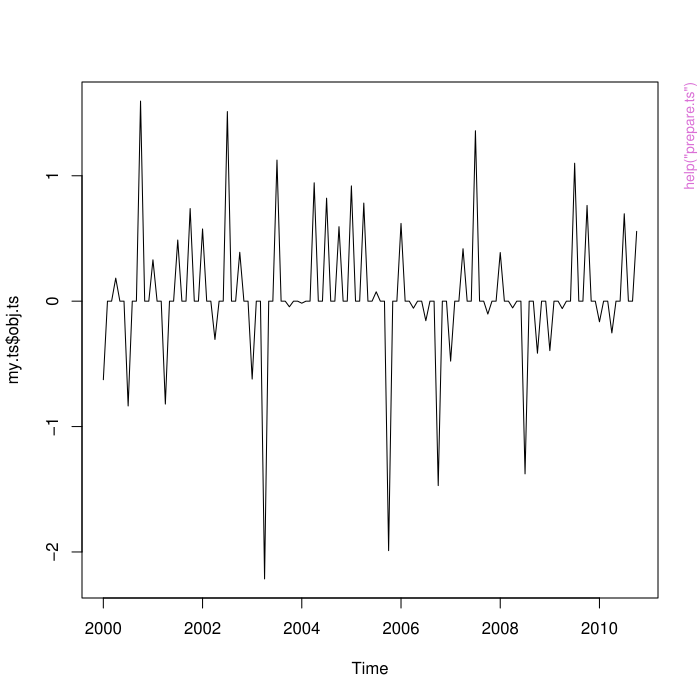

Generate this figure with R:
pkgname <- "autoTS"
source(file.path(R.home("share"), "R", "examples-header.R"))
options(warn = 1)
base::assign(".ExTimings", "autoTS-Ex.timings", pos = 'CheckExEnv')
base::cat("name\tuser\tsystem\telapsed\n", file=base::get(".ExTimings", pos = 'CheckExEnv'))
base::assign(".format_ptime",
function(x) {
  if(!is.na(x[4L])) x[1L] <- x[1L] + x[4L]
  if(!is.na(x[5L])) x[2L] <- x[2L] + x[5L]
  options(OutDec = '.')
  format(x[1L:3L], digits = 7L)
},
pos = 'CheckExEnv')

### * </HEADER>
library('autoTS')

base::assign(".oldSearch", base::search(), pos = 'CheckExEnv')
base::assign(".old_wd", base::getwd(), pos = 'CheckExEnv')
cleanEx()
nameEx("complete.ts")
### * complete.ts

flush(stderr()); flush(stdout())

base::assign(".ptime", proc.time(), pos = "CheckExEnv")
### Name: complete.ts
### Title: Creates additional dates and values when NA where removed and
###   the TS is not complete
### Aliases: complete.ts

### ** Examples

library(lubridate)
library(dplyr)
dates <- seq(as_date("2000-01-01"),as_date("2010-12-31"),"month")
values <- rnorm(length(dates))
complete.ts(dates,values,"month",complete = 0)



base::assign(".dptime", (proc.time() - get(".ptime", pos = "CheckExEnv")), pos = "CheckExEnv")
base::cat("complete.ts", base::get(".format_ptime", pos = 'CheckExEnv')(get(".dptime", pos = "CheckExEnv")), "\n", file=base::get(".ExTimings", pos = 'CheckExEnv'), append=TRUE, sep="\t")
cleanEx()
nameEx("getBestModel")
### * getBestModel

flush(stderr()); flush(stdout())

base::assign(".ptime", proc.time(), pos = "CheckExEnv")
### Name: getBestModel
### Title: Determine best algorithm
### Aliases: getBestModel

### ** Examples

library(lubridate)
library(dplyr)
library(ggplot2)
dates <- seq(lubridate::as_date("2005-01-01"),lubridate::as_date("2010-12-31"),"month")
values <- 10+ 1:length(dates)/10 + rnorm(length(dates),mean = 0,sd = 10)
## Not run: 
##D which.model <- getBestModel(dates,values,freq = "month",n_test = 9)
## End(Not run)
### Custom set of algorithm (including for bagged estimator)
## Not run: 
##D which.model <- getBestModel(dates,values,freq = "month",n_test = 6,
##D                             algos = list("my.prophet","my.ets"),bagged = "custom")
##D                             
## End(Not run)
### Use MAE instead of RMSE
## Not run: 
##D which.model <- getBestModel(dates,values,freq = "month",n_test = 6,
##D                             algos = list("my.prophet","my.ets"),
##D                             bagged = "custom",metric.error = my.mae)
##D                             
## End(Not run)



base::assign(".dptime", (proc.time() - get(".ptime", pos = "CheckExEnv")), pos = "CheckExEnv")
base::cat("getBestModel", base::get(".format_ptime", pos = 'CheckExEnv')(get(".dptime", pos = "CheckExEnv")), "\n", file=base::get(".ExTimings", pos = 'CheckExEnv'), append=TRUE, sep="\t")
cleanEx()
nameEx("getFrequency")
### * getFrequency

flush(stderr()); flush(stdout())

base::assign(".ptime", proc.time(), pos = "CheckExEnv")
### Name: getFrequency
### Title: Determines the decimal frequency of a time series from a
###   character string
### Aliases: getFrequency

### ** Examples

getFrequency("week")



base::assign(".dptime", (proc.time() - get(".ptime", pos = "CheckExEnv")), pos = "CheckExEnv")
base::cat("getFrequency", base::get(".format_ptime", pos = 'CheckExEnv')(get(".dptime", pos = "CheckExEnv")), "\n", file=base::get(".ExTimings", pos = 'CheckExEnv'), append=TRUE, sep="\t")
cleanEx()
nameEx("my.bats")
### * my.bats

flush(stderr()); flush(stdout())

base::assign(".ptime", proc.time(), pos = "CheckExEnv")
### Name: my.bats
### Title: Fit BATS algorithm and make the prediction
### Aliases: my.bats

### ** Examples

library(lubridate)
library(dplyr)
dates <- seq(as_date("2000-01-01"),as_date("2010-12-31"),"week")
values <- rnorm(length(dates))
my.ts <- prepare.ts(dates,values,"week",complete = 0)
my.bats(my.ts,n_pred=12)




base::assign(".dptime", (proc.time() - get(".ptime", pos = "CheckExEnv")), pos = "CheckExEnv")
base::cat("my.bats", base::get(".format_ptime", pos = 'CheckExEnv')(get(".dptime", pos = "CheckExEnv")), "\n", file=base::get(".ExTimings", pos = 'CheckExEnv'), append=TRUE, sep="\t")
cleanEx()
nameEx("my.ets")
### * my.ets

flush(stderr()); flush(stdout())

base::assign(".ptime", proc.time(), pos = "CheckExEnv")
### Name: my.ets
### Title: Fit ETS algorithm and make the prediction
### Aliases: my.ets

### ** Examples

 library(lubridate)
library(dplyr)
dates <- seq(as_date("2000-01-01"),as_date("2010-12-31"),"month")
values <- rnorm(length(dates))
my.ts <- prepare.ts(dates,values,"month",complete = 0)
my.ets(my.ts,n_pred=12)




base::assign(".dptime", (proc.time() - get(".ptime", pos = "CheckExEnv")), pos = "CheckExEnv")
base::cat("my.ets", base::get(".format_ptime", pos = 'CheckExEnv')(get(".dptime", pos = "CheckExEnv")), "\n", file=base::get(".ExTimings", pos = 'CheckExEnv'), append=TRUE, sep="\t")
cleanEx()
nameEx("my.predictions")
### * my.predictions

flush(stderr()); flush(stdout())

base::assign(".ptime", proc.time(), pos = "CheckExEnv")
### Name: my.predictions
### Title: Make predictions with selected algorithms
### Aliases: my.predictions

### ** Examples

library(lubridate)
library(dplyr)
dates <- seq(lubridate::as_date("2005-01-01"),lubridate::as_date("2010-12-31"),"month")
values <- 10+ 1:length(dates)/10 + rnorm(length(dates),mean = 0,sd = 10)
### Stand alone usage
## Not run: 
##D prepare.ts(dates,values,"month") %>%
##D   my.predictions(prepedTS = .,algos = list("my.prophet","my.ets"))
##D   
## End(Not run)
### Standard input with bestmodel
## Not run: 
##D getBestModel(dates,values,freq = "month",n_test = 6) %>%
##D   my.predictions()
##D   
## End(Not run)




base::assign(".dptime", (proc.time() - get(".ptime", pos = "CheckExEnv")), pos = "CheckExEnv")
base::cat("my.predictions", base::get(".format_ptime", pos = 'CheckExEnv')(get(".dptime", pos = "CheckExEnv")), "\n", file=base::get(".ExTimings", pos = 'CheckExEnv'), append=TRUE, sep="\t")
cleanEx()
nameEx("my.prophet")
### * my.prophet

flush(stderr()); flush(stdout())

base::assign(".ptime", proc.time(), pos = "CheckExEnv")
### Name: my.prophet
### Title: Fit prophet algorithm and make the prediction
### Aliases: my.prophet

### ** Examples

library(lubridate)
library(dplyr)
dates <- seq(as_date("2000-01-01"),as_date("2010-12-31"),"month")
values <- rnorm(length(dates))
my.ts <- prepare.ts(dates,values,"month",complete = 0)
my.prophet(my.ts,n_pred=12)



base::assign(".dptime", (proc.time() - get(".ptime", pos = "CheckExEnv")), pos = "CheckExEnv")
base::cat("my.prophet", base::get(".format_ptime", pos = 'CheckExEnv')(get(".dptime", pos = "CheckExEnv")), "\n", file=base::get(".ExTimings", pos = 'CheckExEnv'), append=TRUE, sep="\t")
cleanEx()
nameEx("my.sarima")
### * my.sarima

flush(stderr()); flush(stdout())

base::assign(".ptime", proc.time(), pos = "CheckExEnv")
### Name: my.sarima
### Title: Fit SARIMA algorithm and make the prediction
### Aliases: my.sarima

### ** Examples

 library(lubridate)
library(dplyr)
dates <- seq(as_date("2000-01-01"),as_date("2010-12-31"),"month")
values <- rnorm(length(dates))
my.ts <- prepare.ts(dates,values,"month",complete = 0)
## Not run: 
##D my.sarima(my.ts,n_pred=12)
## End(Not run)





base::assign(".dptime", (proc.time() - get(".ptime", pos = "CheckExEnv")), pos = "CheckExEnv")
base::cat("my.sarima", base::get(".format_ptime", pos = 'CheckExEnv')(get(".dptime", pos = "CheckExEnv")), "\n", file=base::get(".ExTimings", pos = 'CheckExEnv'), append=TRUE, sep="\t")
cleanEx()
nameEx("my.shortterm")
### * my.shortterm

flush(stderr()); flush(stdout())

base::assign(".ptime", proc.time(), pos = "CheckExEnv")
### Name: my.shortterm
### Title: Fit short term algorithm and make the prediction
### Aliases: my.shortterm

### ** Examples

library(lubridate)
library(dplyr)
dates <- seq(as_date("2000-01-01"),as_date("2010-12-31"),"week")
values <- rnorm(length(dates))
my.ts <- prepare.ts(dates,values,"week",complete = 0)
my.shortterm(my.ts,n_pred=12)



base::assign(".dptime", (proc.time() - get(".ptime", pos = "CheckExEnv")), pos = "CheckExEnv")
base::cat("my.shortterm", base::get(".format_ptime", pos = 'CheckExEnv')(get(".dptime", pos = "CheckExEnv")), "\n", file=base::get(".ExTimings", pos = 'CheckExEnv'), append=TRUE, sep="\t")
cleanEx()
nameEx("my.stlm")
### * my.stlm

flush(stderr()); flush(stdout())

base::assign(".ptime", proc.time(), pos = "CheckExEnv")
### Name: my.stlm
### Title: Fit STLM algorithm and make the prediction
### Aliases: my.stlm

### ** Examples

library(lubridate)
library(dplyr)
dates <- seq(as_date("2000-01-01"),as_date("2010-12-31"),"week")
values <- rnorm(length(dates))
my.ts <- prepare.ts(dates,values,"week",complete = 0)
my.stlm(my.ts,n_pred=12)




base::assign(".dptime", (proc.time() - get(".ptime", pos = "CheckExEnv")), pos = "CheckExEnv")
base::cat("my.stlm", base::get(".format_ptime", pos = 'CheckExEnv')(get(".dptime", pos = "CheckExEnv")), "\n", file=base::get(".ExTimings", pos = 'CheckExEnv'), append=TRUE, sep="\t")
cleanEx()
nameEx("my.tbats")
### * my.tbats

flush(stderr()); flush(stdout())

base::assign(".ptime", proc.time(), pos = "CheckExEnv")
### Name: my.tbats
### Title: Fit TBATS algorithm and make the prediction
### Aliases: my.tbats

### ** Examples

library(lubridate)
library(dplyr)
dates <- seq(as_date("2000-01-01"),as_date("2010-12-31"),"week")
values <- rnorm(length(dates))
my.ts <- prepare.ts(dates,values,"week",complete = 0)
my.tbats(my.ts,n_pred=12)




base::assign(".dptime", (proc.time() - get(".ptime", pos = "CheckExEnv")), pos = "CheckExEnv")
base::cat("my.tbats", base::get(".format_ptime", pos = 'CheckExEnv')(get(".dptime", pos = "CheckExEnv")), "\n", file=base::get(".ExTimings", pos = 'CheckExEnv'), append=TRUE, sep="\t")
cleanEx()
nameEx("prepare.ts")
### * prepare.ts

flush(stderr()); flush(stdout())

base::assign(".ptime", proc.time(), pos = "CheckExEnv")
### Name: prepare.ts
### Title: Format 2 vectors in a proper object usable by all algorithms
### Aliases: prepare.ts

### ** Examples

library(lubridate)
library(dplyr)
library(ggplot2)
dates <- seq(lubridate::as_date("2000-01-01"),lubridate::as_date("2010-12-31"),"quarter")
values <- rnorm(length(dates))
my.ts <- prepare.ts(dates,values,"month",complete = 0)
plot(my.ts$obj.ts)
ggplot(my.ts$obj.df,aes(dates,val)) + geom_line()



base::assign(".dptime", (proc.time() - get(".ptime", pos = "CheckExEnv")), pos = "CheckExEnv")
base::cat("prepare.ts", base::get(".format_ptime", pos = 'CheckExEnv')(get(".dptime", pos = "CheckExEnv")), "\n", file=base::get(".ExTimings", pos = 'CheckExEnv'), append=TRUE, sep="\t")
### * <FOOTER>
###
cleanEx()
options(digits = 7L)
base::cat("Time elapsed: ", proc.time() - base::get("ptime", pos = 'CheckExEnv'),"\n")
grDevices::dev.off()
###
### Local variables: ***
### mode: outline-minor ***
### outline-regexp: "\\(> \\)?### [*]+" ***
### End: ***
quit('no')
